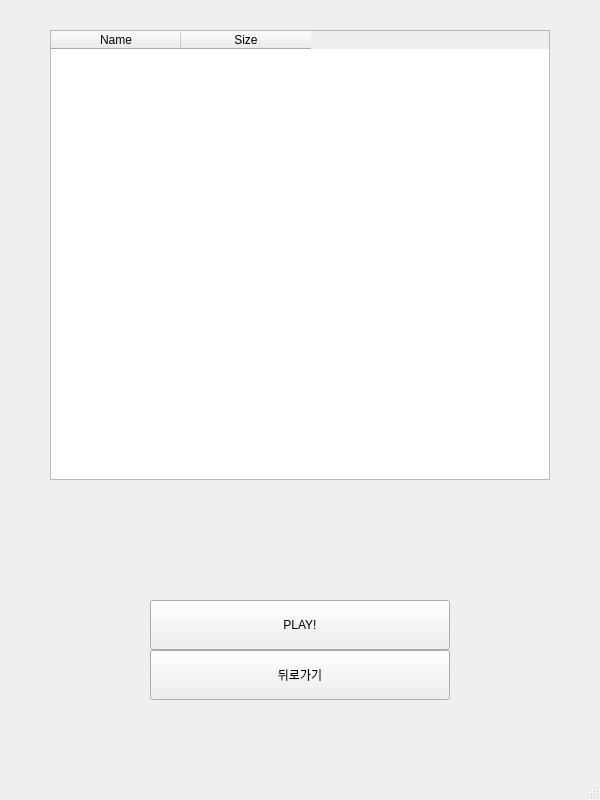
<?xml version="1.0" encoding="UTF-8"?>
<ui version="4.0">
 <class>MainWindow</class>
 <widget class="QMainWindow" name="MainWindow">
  <property name="geometry">
   <rect>
    <x>0</x>
    <y>0</y>
    <width>600</width>
    <height>800</height>
   </rect>
  </property>
  <property name="windowTitle">
   <string>MainWindow</string>
  </property>
  <widget class="QWidget" name="centralwidget">
   <widget class="QPushButton" name="pushButton">
    <property name="geometry">
     <rect>
      <x>150</x>
      <y>650</y>
      <width>300</width>
      <height>50</height>
     </rect>
    </property>
    <property name="text">
     <string>뒤로가기</string>
    </property>
   </widget>
   <widget class="QPushButton" name="Play_btn">
    <property name="geometry">
     <rect>
      <x>150</x>
      <y>600</y>
      <width>300</width>
      <height>50</height>
     </rect>
    </property>
    <property name="text">
     <string>PLAY!</string>
    </property>
   </widget>
   <widget class="QTableWidget" name="tableWidget">
    <property name="geometry">
     <rect>
      <x>50</x>
      <y>30</y>
      <width>500</width>
      <height>450</height>
     </rect>
    </property>
    <property name="selectionBehavior">
     <enum>QAbstractItemView::SelectRows</enum>
    </property>
    <attribute name="horizontalHeaderCascadingSectionResizes">
     <bool>false</bool>
    </attribute>
    <attribute name="horizontalHeaderDefaultSectionSize">
     <number>130</number>
    </attribute>
    <column>
     <property name="text">
      <string>Name</string>
     </property>
    </column>
    <column>
     <property name="text">
      <string>Size</string>
     </property>
    </column>
   </widget>
  </widget>
  <widget class="QMenuBar" name="menubar">
   <property name="geometry">
    <rect>
     <x>0</x>
     <y>0</y>
     <width>600</width>
     <height>24</height>
    </rect>
   </property>
  </widget>
  <widget class="QStatusBar" name="statusbar"/>
 </widget>
 <resources/>
 <connections>
  <connection>
   <sender>pushButton</sender>
   <signal>clicked()</signal>
   <receiver>MainWindow</receiver>
   <slot>GameToMain()</slot>
   <hints>
    <hint type="sourcelabel">
     <x>226</x>
     <y>674</y>
    </hint>
    <hint type="destinationlabel">
     <x>118</x>
     <y>387</y>
    </hint>
   </hints>
  </connection>
  <connection>
   <sender>Play_btn</sender>
   <signal>clicked()</signal>
   <receiver>MainWindow</receiver>
   <slot>GameToPlay()</slot>
   <hints>
    <hint type="sourcelabel">
     <x>426</x>
     <y>640</y>
    </hint>
    <hint type="destinationlabel">
     <x>532</x>
     <y>461</y>
    </hint>
   </hints>
  </connection>
  <connection>
   <sender>tableWidget</sender>
   <signal>cellClicked(int,int)</signal>
   <receiver>MainWindow</receiver>
   <slot>selected_item_num()</slot>
   <hints>
    <hint type="sourcelabel">
     <x>265</x>
     <y>344</y>
    </hint>
    <hint type="destinationlabel">
     <x>276</x>
     <y>560</y>
    </hint>
   </hints>
  </connection>
 </connections>
 <slots>
  <slot>GameToMain()</slot>
  <slot>GameToPlay()</slot>
  <slot>selected_item_num()</slot>
 </slots>
</ui>
